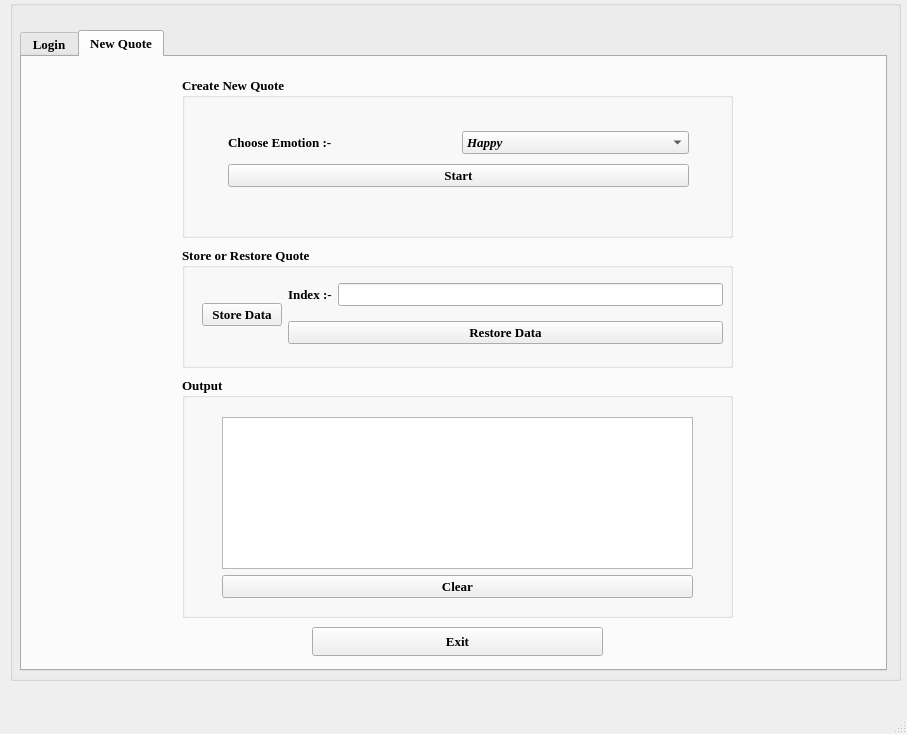
<?xml version="1.0" encoding="UTF-8"?>
<ui version="4.0">
 <class>MainWindow</class>
 <widget class="QMainWindow" name="MainWindow">
  <property name="geometry">
   <rect>
    <x>0</x>
    <y>0</y>
    <width>907</width>
    <height>734</height>
   </rect>
  </property>
  <property name="windowTitle">
   <string>MainWindow</string>
  </property>
  <widget class="QWidget" name="centralwidget">
   <widget class="QGroupBox" name="groupBox">
    <property name="geometry">
     <rect>
      <x>10</x>
      <y>0</y>
      <width>891</width>
      <height>681</height>
     </rect>
    </property>
    <property name="title">
     <string/>
    </property>
    <widget class="QTabWidget" name="tabWidget">
     <property name="geometry">
      <rect>
       <x>10</x>
       <y>30</y>
       <width>867</width>
       <height>641</height>
      </rect>
     </property>
     <property name="font">
      <font>
       <family>Times New Roman</family>
       <pointsize>10</pointsize>
       <bold>true</bold>
      </font>
     </property>
     <property name="autoFillBackground">
      <bool>false</bool>
     </property>
     <property name="currentIndex">
      <number>1</number>
     </property>
     <widget class="QWidget" name="Login">
      <attribute name="title">
       <string>Login</string>
      </attribute>
      <widget class="QWidget" name="layoutWidget">
       <property name="geometry">
        <rect>
         <x>50</x>
         <y>150</y>
         <width>771</width>
         <height>92</height>
        </rect>
       </property>
       <layout class="QVBoxLayout" name="verticalLayout">
        <item>
         <layout class="QHBoxLayout" name="horizontalLayout">
          <item>
           <widget class="QLabel" name="label">
            <property name="font">
             <font>
              <family>Times New Roman</family>
              <pointsize>20</pointsize>
              <italic>false</italic>
              <bold>true</bold>
              <underline>false</underline>
              <strikeout>false</strikeout>
             </font>
            </property>
            <property name="text">
             <string>User Name  :-</string>
            </property>
           </widget>
          </item>
          <item>
           <widget class="QLineEdit" name="UserName">
            <property name="font">
             <font>
              <family>Times New Roman</family>
              <pointsize>15</pointsize>
              <bold>false</bold>
             </font>
            </property>
            <property name="text">
             <string/>
            </property>
           </widget>
          </item>
         </layout>
        </item>
        <item>
         <widget class="QPushButton" name="LoginButton">
          <property name="font">
           <font>
            <family>Times New Roman</family>
            <pointsize>20</pointsize>
            <bold>true</bold>
           </font>
          </property>
          <property name="cursor">
           <cursorShape>PointingHandCursor</cursorShape>
          </property>
          <property name="text">
           <string>Login</string>
          </property>
         </widget>
        </item>
       </layout>
      </widget>
      <widget class="QLabel" name="label_3">
       <property name="geometry">
        <rect>
         <x>190</x>
         <y>290</y>
         <width>511</width>
         <height>281</height>
        </rect>
       </property>
       <property name="text">
        <string/>
       </property>
      </widget>
     </widget>
     <widget class="QWidget" name="NewQuote">
      <attribute name="title">
       <string>New Quote</string>
      </attribute>
      <widget class="QGroupBox" name="groupBox_6">
       <property name="geometry">
        <rect>
         <x>160</x>
         <y>20</y>
         <width>551</width>
         <height>161</height>
        </rect>
       </property>
       <property name="title">
        <string>Create New Quote</string>
       </property>
       <widget class="QWidget" name="layoutWidget">
        <property name="geometry">
         <rect>
          <x>46</x>
          <y>50</y>
          <width>461</width>
          <height>66</height>
         </rect>
        </property>
        <layout class="QVBoxLayout" name="verticalLayout_3">
         <item>
          <layout class="QHBoxLayout" name="horizontalLayout_5">
           <item>
            <widget class="QLabel" name="label_10">
             <property name="font">
              <font>
               <family>Times New Roman</family>
               <pointsize>10</pointsize>
               <bold>true</bold>
              </font>
             </property>
             <property name="text">
              <string>Choose Emotion :-</string>
             </property>
            </widget>
           </item>
           <item>
            <widget class="QComboBox" name="EmotionBox">
             <property name="font">
              <font>
               <family>Times New Roman</family>
               <pointsize>10</pointsize>
               <italic>true</italic>
               <bold>true</bold>
               <underline>false</underline>
               <strikeout>false</strikeout>
              </font>
             </property>
             <property name="cursor">
              <cursorShape>PointingHandCursor</cursorShape>
             </property>
             <item>
              <property name="text">
               <string>Happy</string>
              </property>
             </item>
             <item>
              <property name="text">
               <string>Sad</string>
              </property>
             </item>
             <item>
              <property name="text">
               <string>Angry</string>
              </property>
             </item>
             <item>
              <property name="text">
               <string>Neutral</string>
              </property>
             </item>
            </widget>
           </item>
          </layout>
         </item>
         <item>
          <widget class="QPushButton" name="StartButton">
           <property name="cursor">
            <cursorShape>PointingHandCursor</cursorShape>
           </property>
           <property name="text">
            <string>Start</string>
           </property>
          </widget>
         </item>
        </layout>
       </widget>
      </widget>
      <widget class="QGroupBox" name="groupBox_7">
       <property name="geometry">
        <rect>
         <x>160</x>
         <y>320</y>
         <width>551</width>
         <height>241</height>
        </rect>
       </property>
       <property name="title">
        <string>Output</string>
       </property>
       <widget class="QWidget" name="layoutWidget">
        <property name="geometry">
         <rect>
          <x>40</x>
          <y>40</y>
          <width>471</width>
          <height>181</height>
         </rect>
        </property>
        <layout class="QVBoxLayout" name="verticalLayout_4">
         <item>
          <widget class="QListWidget" name="Output">
           <property name="font">
            <font>
             <family>Times New Roman</family>
             <pointsize>10</pointsize>
             <bold>false</bold>
            </font>
           </property>
          </widget>
         </item>
         <item>
          <widget class="QPushButton" name="Clear">
           <property name="cursor">
            <cursorShape>PointingHandCursor</cursorShape>
           </property>
           <property name="text">
            <string>Clear</string>
           </property>
          </widget>
         </item>
        </layout>
       </widget>
      </widget>
      <widget class="QPushButton" name="Exit_2">
       <property name="geometry">
        <rect>
         <x>290</x>
         <y>570</y>
         <width>291</width>
         <height>29</height>
        </rect>
       </property>
       <property name="cursor">
        <cursorShape>PointingHandCursor</cursorShape>
       </property>
       <property name="text">
        <string>Exit</string>
       </property>
      </widget>
      <widget class="QGroupBox" name="groupBox_10">
       <property name="geometry">
        <rect>
         <x>160</x>
         <y>190</y>
         <width>551</width>
         <height>121</height>
        </rect>
       </property>
       <property name="title">
        <string>Store or Restore Quote</string>
       </property>
       <widget class="QWidget" name="layoutWidget">
        <property name="geometry">
         <rect>
          <x>20</x>
          <y>27</y>
          <width>521</width>
          <height>81</height>
         </rect>
        </property>
        <layout class="QHBoxLayout" name="horizontalLayout_3">
         <item>
          <widget class="QPushButton" name="Store">
           <property name="font">
            <font>
             <family>Times New Roman</family>
             <pointsize>10</pointsize>
             <bold>true</bold>
            </font>
           </property>
           <property name="cursor">
            <cursorShape>PointingHandCursor</cursorShape>
           </property>
           <property name="autoFillBackground">
            <bool>false</bool>
           </property>
           <property name="text">
            <string>Store Data</string>
           </property>
          </widget>
         </item>
         <item>
          <layout class="QVBoxLayout" name="verticalLayout_2">
           <item>
            <layout class="QHBoxLayout" name="horizontalLayout_2">
             <item>
              <widget class="QLabel" name="label_2">
               <property name="font">
                <font>
                 <family>Times New Roman</family>
                 <pointsize>10</pointsize>
                 <italic>false</italic>
                 <bold>true</bold>
                 <underline>false</underline>
                 <strikeout>false</strikeout>
                </font>
               </property>
               <property name="text">
                <string>Index :-</string>
               </property>
              </widget>
             </item>
             <item>
              <widget class="QLineEdit" name="Index">
               <property name="font">
                <font>
                 <family>Times New Roman</family>
                 <pointsize>10</pointsize>
                 <bold>false</bold>
                </font>
               </property>
               <property name="text">
                <string/>
               </property>
              </widget>
             </item>
            </layout>
           </item>
           <item>
            <widget class="QPushButton" name="Restore">
             <property name="font">
              <font>
               <family>Times New Roman</family>
               <pointsize>10</pointsize>
               <bold>true</bold>
              </font>
             </property>
             <property name="cursor">
              <cursorShape>PointingHandCursor</cursorShape>
             </property>
             <property name="text">
              <string>Restore Data</string>
             </property>
            </widget>
           </item>
          </layout>
         </item>
        </layout>
       </widget>
      </widget>
     </widget>
    </widget>
   </widget>
  </widget>
  <widget class="QMenuBar" name="menubar">
   <property name="geometry">
    <rect>
     <x>0</x>
     <y>0</y>
     <width>907</width>
     <height>25</height>
    </rect>
   </property>
  </widget>
  <widget class="QStatusBar" name="statusbar"/>
 </widget>
 <resources/>
 <connections/>
</ui>
